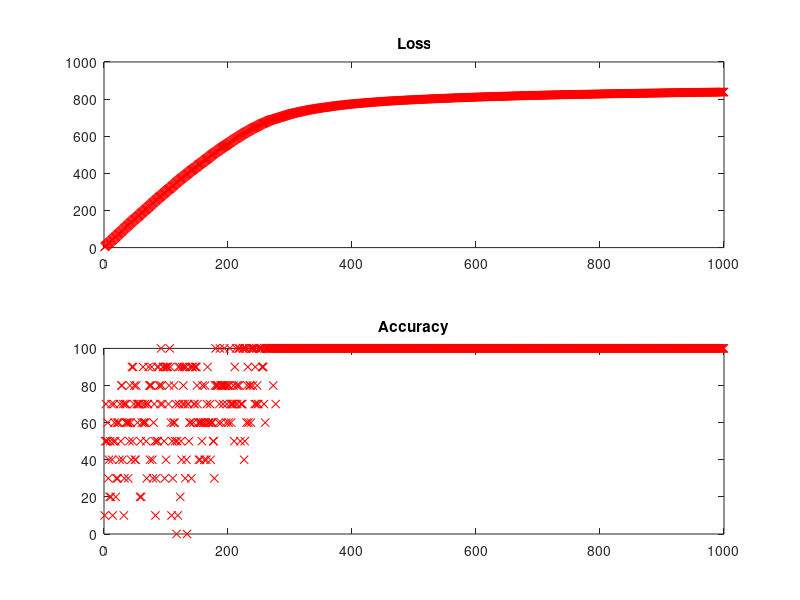

Here is the MATLAB script that generated this plot:
M = csvread('Overall.csv');

ax1 = subplot(2,1,1);
ax2 = subplot(2,1,2);

% plot(ax1, M(:,1), M(:,2), 'rx-');
% ylim([0,1]);
% plot(ax2, M(:,1), M(:,3), 'bo-');

plot(ax1, M(:,3), 'rx-');
title(ax1, 'Loss');
plot(ax2, M(:,2), 'rx');
title(ax2, 'Accuracy');